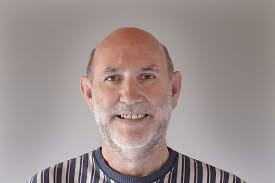
#> input picture HW8/Q2/images/face2.jpg, 275 x 183 px; its folder holds only this picture in this run
$ python app.py
#> lines starting #> are read from the running program, lines starting #| are printed output that depends on the picture
import cv2
from matplotlib import pyplot as plt
import glob

files = []
for file in glob.glob("images/*.jpg"):
    files.append(file)

for ix in files:
    img = cv2.imread(ix, cv2.IMREAD_COLOR)
#> img is the input picture: shape (183, 275, 3); mean B, G, R 142.8, 144.1, 157.7
    img_test_init = img.copy()
    img_test = cv2.cvtColor(img_test_init, cv2.COLOR_BGR2GRAY)
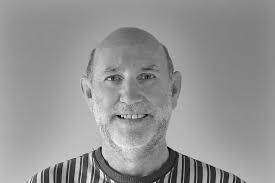
#> img_test: shape (183, 275); min 4, max 254, mean 147.9
    face_cascade = cv2.CascadeClassifier('data/haarcascade_frontalface_alt.xml')
    eye_cascade = cv2.CascadeClassifier('data/haarcascade_eye.xml')
#> (the run stopped early here; a loop or call above may not have finished)

$ run again, on HW8/Q2/images/ss.jpg
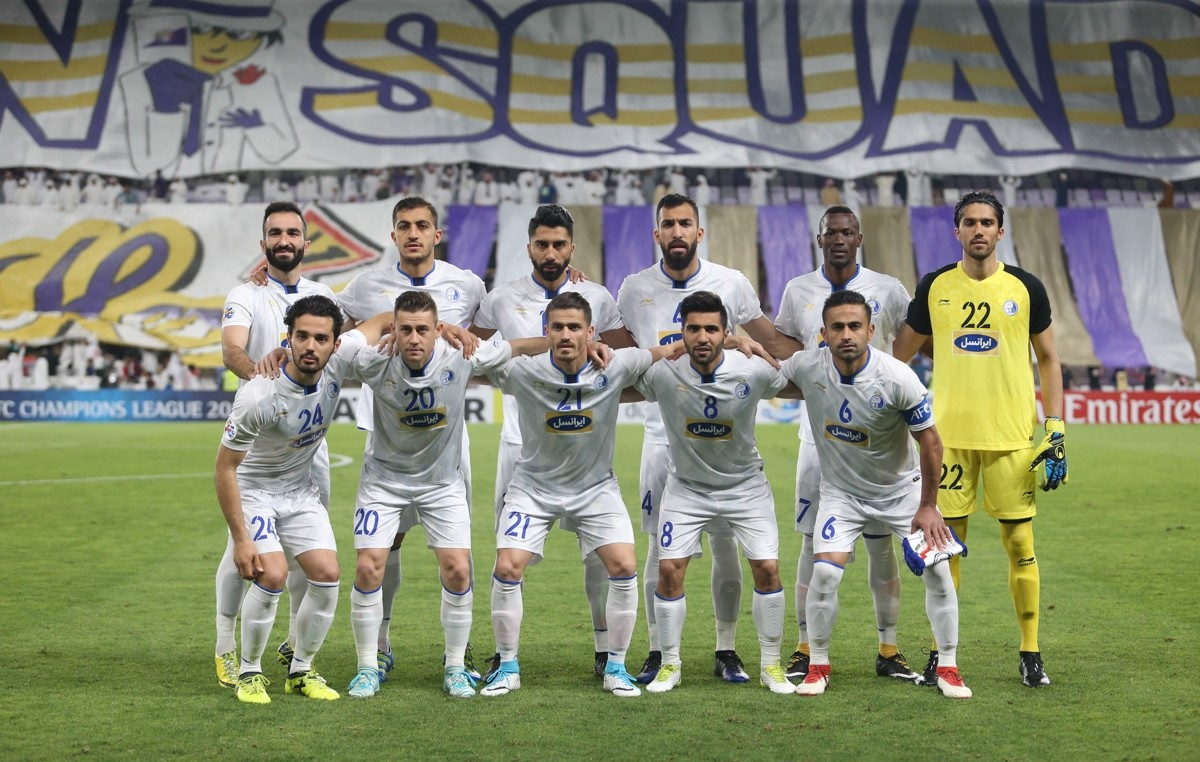
#> input picture HW8/Q2/images/ss.jpg, 1200 x 762 px
#> img is the input picture: shape (762, 1200, 3); mean B, G, R 114.6, 137.5, 133.5
#> `img_test = cv2.cvtColor(img_test_init, cv2.COLOR_BGR2GRAY)`:
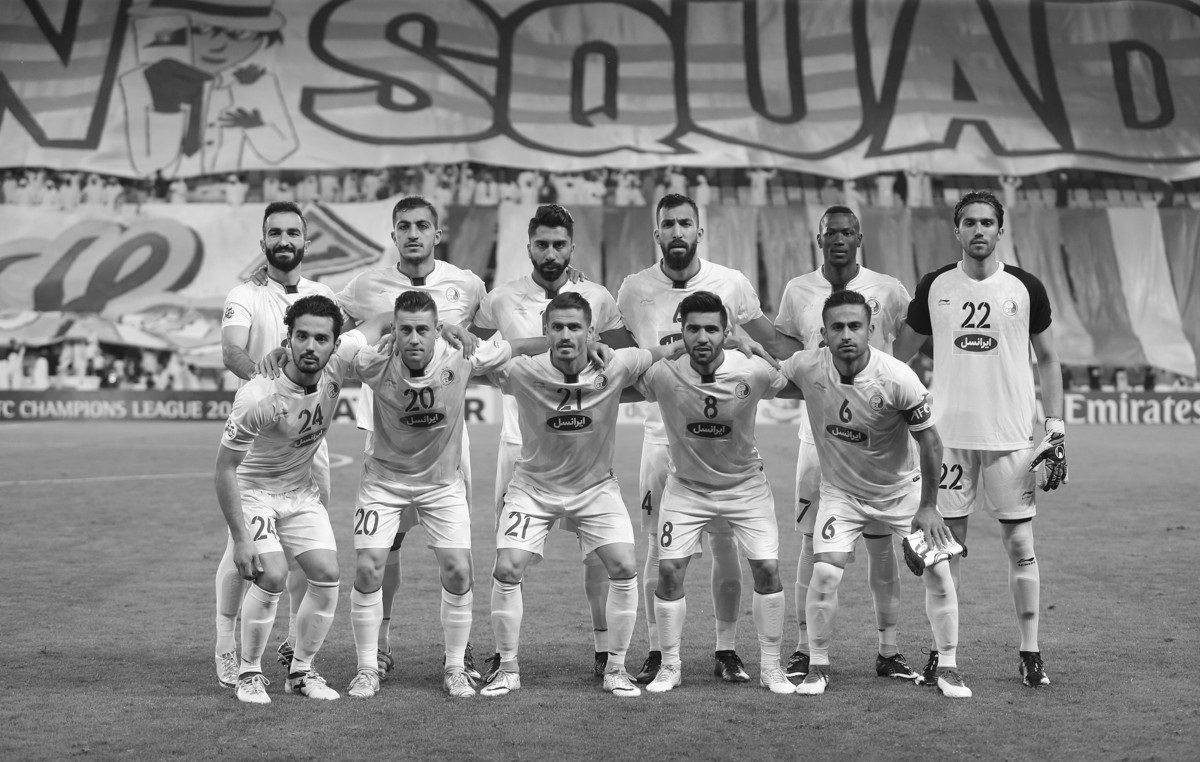
#> img_test: shape (762, 1200); min 4, max 255, mean 133.7

$ run again, on HW8/Q2/images/ss2.jpg
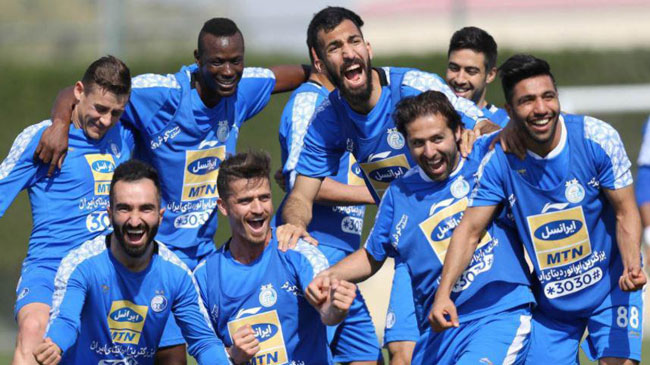
#> input picture HW8/Q2/images/ss2.jpg, 650 x 365 px
#> img is the input picture: shape (365, 650, 3); mean B, G, R 150.6, 120.3, 104.9
#> `img_test = cv2.cvtColor(img_test_init, cv2.COLOR_BGR2GRAY)`:
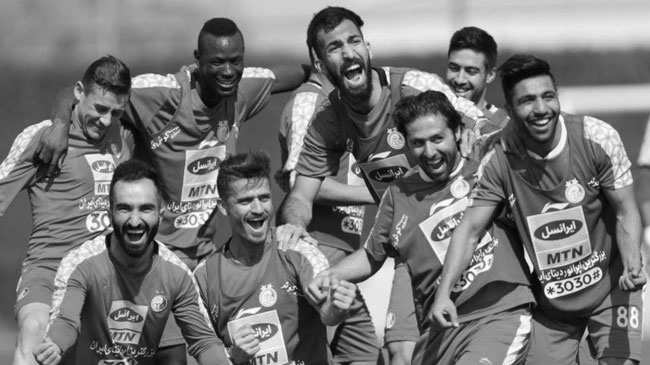
#> img_test: shape (365, 650); min 1, max 255, mean 119.2
